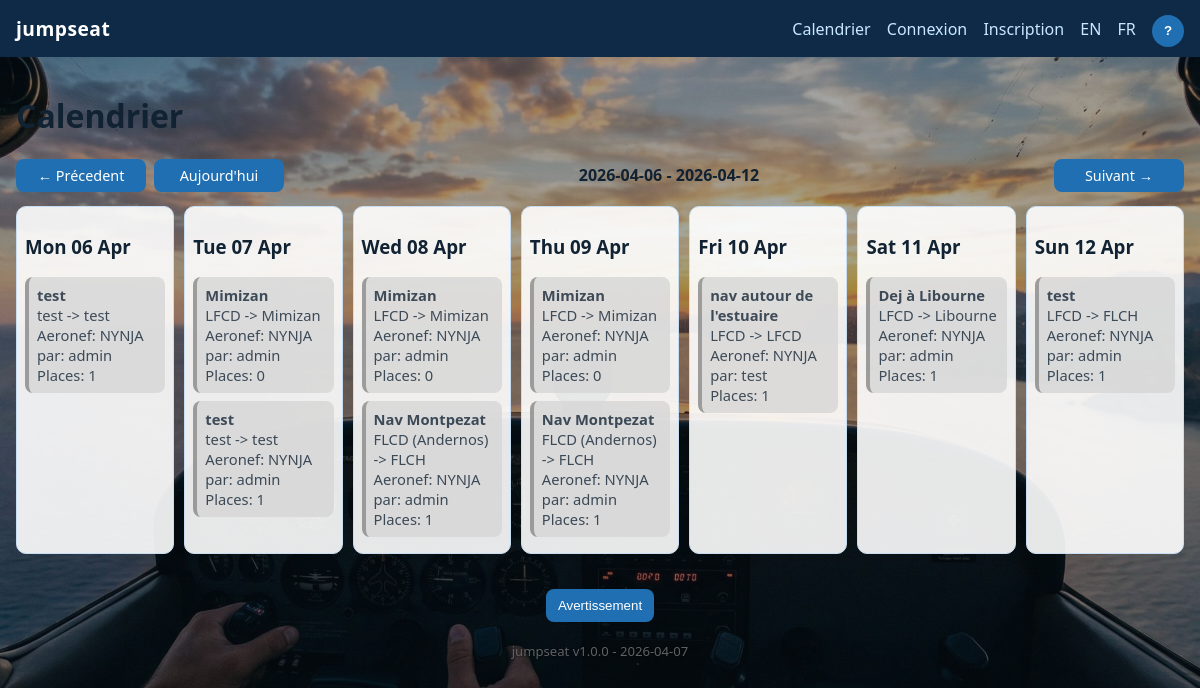
Screenshot of /?action=home&week=-23 with the database file from the repository.
### tables this page shows
CREATE TABLE flights (
            id INTEGER PRIMARY KEY AUTOINCREMENT,
            user_id INTEGER NOT NULL,
            title TEXT NOT NULL,
            origin TEXT NOT NULL,
            destination TEXT NOT NULL,
            aircraft_model TEXT NOT NULL,
            departure_at TEXT NOT NULL,
            return_at TEXT NOT NULL,
            duration_minutes INTEGER NOT NULL,
            seats_available INTEGER NOT NULL,
            additional_info TEXT NULL,
            created_at TEXT NOT NULL,
            updated_at TEXT NOT NULL,
            FOREIGN KEY(user_id) REFERENCES users(id)
        );

CREATE TABLE users (
            id INTEGER PRIMARY KEY AUTOINCREMENT,
            email TEXT NOT NULL UNIQUE,
            password_hash TEXT NOT NULL,
            photo_path TEXT NULL,
            phone TEXT NULL,
            notify_new_flights INTEGER NOT NULL DEFAULT 1,
            is_admin INTEGER NOT NULL DEFAULT 0,
            is_blocked INTEGER NOT NULL DEFAULT 0,
            created_at TEXT NOT NULL
        , username TEXT, aircraft_model_1 TEXT, aircraft_model_2 TEXT, aircraft_model_3 TEXT);

### src/helpers.php (called while the page is built, shortened)
<?php
function tr(string $key): string
{
    $lang = $_SESSION['lang'] ?? 'fr';
    return $dict[$lang][$key] ?? $key;
}
function h(?string $value): string
{
    return htmlspecialchars((string)$value, ENT_QUOTES, 'UTF-8');
}
function photo_url(?string $path): string
{
    $p = trim((string)$path);
    if ($p === '') {
        return '';
    }
    if (str_starts_with($p, 'http://') || str_starts_with($p, 'https://') || str_starts_with($p, 'public/')) {
        return $p;
    }
    return 'public/' . ltrim($p, '/');
}
function week_bounds(int $offset = 0): array
{
    $today = new DateTimeImmutable('today');
    $monday = $today->modify('monday this week')->modify(sprintf('%+d week', $offset));
    $days = [];
    for ($i = 0; $i < 7; $i++) {
        $days[] = $monday->modify("+{$i} day");
    }
    return [$monday, $days];
}

### public/index.php (the view, shortened to what this page needs)
<?php
require __DIR__ . '/../src/helpers.php';
$action = $_GET['action'] ?? 'home';
$pdo = db();
$flash = get_flash();
$user = current_user();
function render_header(string $title, ?array $user, ?string $flash): void
{
    ?>
    <!doctype html>
    <html lang="<?= h($_SESSION['lang'] ?? 'fr') ?>">
    <head>
        <link rel="stylesheet" href="public/assets/styles.css">
    </head>
    <body
      data-lbl-title="<?= h(tr('title')) ?>"
      data-lbl-route="<?= h(tr('route')) ?>"
      data-lbl-aircraft="<?= h(tr('aircraft')) ?>"
      data-lbl-departure="<?= h(tr('departure')) ?>"
      data-lbl-return="<?= h(tr('return')) ?>"
      data-lbl-duration="<?= h(tr('planned_duration_minutes')) ?>"
      data-lbl-seats="<?= h(tr('seats')) ?>"
      data-lbl-by="<?= h(tr('by')) ?>"
      data-lbl-info="<?= h(tr('additional_information')) ?>"
      data-lbl-flight-details="<?= h(tr('flight_details')) ?>"
      data-lbl-no-seat="<?= h(tr('no_seat_available')) ?>"
    >
    <header class="topbar">
        <div class="brand">jumpseat</div>
        <nav>
            <a href="?action=home"><?= h(tr('calendar')) ?></a>
            <?php if ($user): ?>
                <span class="user-pill"><?= h((string)$user['username']) ?></span>
                <a href="?action=flight_edit"><?= h(tr('new_flight')) ?></a>
                <a href="?action=my_flights"><?= h(tr('my_flights')) ?></a>
                <a href="?action=profile"><?= h(tr('profile')) ?></a>
                <?php if ((int)$user['is_admin'] === 1): ?><a href="?action=admin_users"><?= h(tr('admin')) ?></a><?php endif; ?>
                <a href="?action=logout"><?= h(tr('logout')) ?></a>
            <?php else: ?>
                <a href="?action=login"><?= h(tr('login')) ?></a>
                <a href="?action=register"><?= h(tr('register')) ?></a>
            <?php endif; ?>
            <a href="?action=<?= h($GLOBALS['action']) ?>&lang=en">EN</a>
            <a href="?action=<?= h($GLOBALS['action']) ?>&lang=fr">FR</a>
            <button type="button" id="manualBtn" class="topbar-help-btn">?</button>
        </nav>
    </header>
    <main class="container">
    <?php
}
function render_footer(): void
{
    ?>
    </main>
    <div class="footer-actions">
        <button type="button" id="disclaimerBtn" class="btn"><?= h(tr('disclaimer_button')) ?></button>
    </div>
    <div class="app-version">
        <?= h(APP_NAME) ?> <?= h(APP_VERSION) ?> - <?= h(APP_RELEASE_DATE) ?>
    </div>
    </body>
    </html>
    <?php
}
    ?>
    <?php
if ($action === 'home') {
    $weekOffset = (int)($_GET['week'] ?? 0);
    [$monday, $days] = week_bounds($weekOffset);
    $start = $days[0]->setTime(0, 0)->format('Y-m-d H:i:s');
    $end = $days[6]->setTime(23, 59, 59)->format('Y-m-d H:i:s');
    $stmt = $pdo->prepare(
        "SELECT f.*, u.email AS owner_email, u.username AS owner_username, u.photo_path AS owner_photo_path
         FROM flights f
         JOIN users u ON u.id = f.user_id
         WHERE datetime(replace(f.departure_at, 'T', ' ')) <= datetime(:week_end)
           AND datetime(replace(f.return_at, 'T', ' ')) >= datetime(:week_start)
         ORDER BY f.departure_at ASC"
    );
    $stmt->execute(['week_end' => $end, 'week_start' => $start]);
    $flights = $stmt->fetchAll();
    render_header(tr('app_title'), $user, $flash);
    ?>
    <h1><?= h(tr('calendar')) ?></h1>
    <div class="week-nav">
        <div class="week-nav-actions">
            <a class="btn" href="?action=home&week=<?= h((string)($weekOffset - 1)) ?>">&larr; <?= h(tr('week_prev')) ?></a>
            <a class="btn" href="?action=home&week=0"><?= h(tr('today')) ?></a>
        </div>
        <strong><?= h($days[0]->format('Y-m-d')) ?> - <?= h($days[6]->format('Y-m-d')) ?></strong>
        <a class="btn" href="?action=home&week=<?= h((string)($weekOffset + 1)) ?>"><?= h(tr('week_next')) ?> &rarr;</a>
    </div>
    <div class="calendar-grid">
        <?php foreach ($days as $day): ?>
            <section class="day" data-date="<?= h($day->format('Y-m-d')) ?>">
                <h3><?= h($day->format('D d M')) ?></h3>
                <?php foreach ($flights as $f): ?>
                    <?php
                    $dep = new DateTimeImmutable((string)$f['departure_at']);
                    $ret = new DateTimeImmutable((string)$f['return_at']);
                    $inside = $day->setTime(12, 0) >= $dep->setTime(0, 0) && $day->setTime(12, 0) <= $ret->setTime(23, 59);
                    if (!$inside) {
                        continue;
                    }
                    $clickable = $user && (int)$f['seats_available'] > 0;
                    ?>
                    <article
                        class="flight-event <?= $clickable ? 'clickable' : 'disabled' ?>"
                        data-title="<?= h($f['title']) ?>"
                        data-origin="<?= h($f['origin']) ?>"
                        data-destination="<?= h($f['destination']) ?>"
                        data-model="<?= h($f['aircraft_model']) ?>"
                        data-departure="<?= h($f['departure_at']) ?>"
                        data-return="<?= h($f['return_at']) ?>"
                        data-duration="<?= h((string)$f['duration_minutes']) ?>"
                        data-seats="<?= h((string)$f['seats_available']) ?>"
                        data-owner="<?= h((string)$f['owner_username']) ?>"
                        data-photo="<?= h(photo_url((string)$f['owner_photo_path'])) ?>"
                        data-info="<?= h($f['additional_info']) ?>"
                        data-flight-id="<?= h((string)$f['id']) ?>"
                        data-user-id="<?= h((string)$f['user_id']) ?>"
                    >
                        <div><strong><?= h($f['title']) ?></strong></div>
                        <div><?= h($f['origin']) ?> -> <?= h($f['destination']) ?></div>
                        <div><?= h(tr('aircraft')) ?>: <?= h($f['aircraft_model']) ?></div>
                        <div><?= h(tr('by')) ?>: <?= h((string)$f['owner_username']) ?></div>
                        <div><?= h(tr('seats')) ?>: <?= h((string)$f['seats_available']) ?></div>
                    </article>
                <?php endforeach; ?>
            </section>
        <?php endforeach; ?>
    </div>
    <?php
    render_footer();
    exit;
}

### public/assets/styles.css (style rules this page uses)
* { box-sizing: border-box; }
body { margin: 0; font-family: "Segoe UI", Arial, sans-serif; background: linear-gradient(rgba(8, 22, 36, 0.36), rgba(8, 22, 36, 0.36)), url("bg-cockpit-sunset.jpg") center / cover fixed no-repeat; color: #123; }
.topbar { display: flex; justify-content: space-between; align-items: center; background: #0e2a47; color: #fff; padding: 10px 16px; }
.topbar a { color: #c8e8ff; margin-left: 12px; text-decoration: none; }
.topbar-help-btn { margin-left: 12px; width: 32px; height: 32px; padding: 0; border-radius: 50%; font-weight: 700; line-height: 32px; text-align: center; }
.brand { font-size: 1.2rem; font-weight: 700; letter-spacing: .5px; }
.container { max-width: 1200px; margin: 0 auto; padding: 16px; }
input, textarea, button { width: 100%; margin-top: 5px; padding: 9px; border-radius: 8px; border: 1px solid #aac; }
button, .btn { background: #1f6fb2; color: white; border: 0; cursor: pointer; display: inline-block; width: auto; padding: 9px 12px; border-radius: 8px; text-decoration: none; }
.week-nav { display: flex; justify-content: space-between; align-items: center; margin-bottom: 14px; gap: 8px; }
.week-nav .btn { min-width: 130px; padding: 7px 10px; font-size: .9rem; text-align: center; }
.week-nav-actions { display: flex; gap: 8px; }
.calendar-grid { display: grid; grid-template-columns: repeat(7, 1fr); gap: 10px; }
.day { min-height: 260px; background: rgba(255,255,255,.9); border-radius: 10px; padding: 8px; border: 1px solid #c6ddf4; }
.flight-event { background: #cde7ff; border-left: 4px solid #2a7dc3; border-radius: 8px; padding: 8px; margin-bottom: 8px; font-size: .92rem; }
.flight-event.disabled { background: #d7d7d7; border-left-color: #888; opacity: .8; }
.footer-actions { display: flex; justify-content: center; margin: 14px 0 20px; }
.app-version { text-align: center; margin: 0 0 18px; font-size: .82rem; color: #606162; text-shadow: 0 1px 2px rgba(0, 0, 0, .45); }

### rows the page displays
flights: title "test", origin "test", destination "test", aircraft_model "NYNJA", user.username "admin", seats_available "1"
flights: title "Mimizan", origin "LFCD", destination "Mimizan", aircraft_model "NYNJA", user.username "admin", seats_available "0"
flights: title "test", origin "test", destination "test", aircraft_model "NYNJA", user.username "admin", seats_available "1"
flights: title "Nav Montpezat", origin "FLCD (Andernos)", destination "FLCH", aircraft_model "NYNJA", user.username "admin", seats_available "1"
flights: title "nav autour de l'estuaire", origin "LFCD", destination "LFCD", aircraft_model "NYNJA", user.username "test", seats_available "1"
flights: title "Dej à Libourne", origin "LFCD", destination "Libourne", aircraft_model "NYNJA", user.username "admin", seats_available "1"
flights: title "test", origin "LFCD", destination "FLCH", aircraft_model "NYNJA", user.username "admin", seats_available "1"

### other values shown
tr('calendar') "Calendrier"
tr('login') "Connexion"
tr('register') "Inscription"
tr('week_prev') "Précedent"
tr('today') "Aujourd'hui"
$days[0]->format('Y-m-d') "2026-04-06"
$days[6]->format('Y-m-d') "2026-04-12"
tr('week_next') "Suivant"
$day->format('D d M') "Mon 06 Apr"
$day->format('D d M') "Tue 07 Apr"
$day->format('D d M') "Wed 08 Apr"
$day->format('D d M') "Thu 09 Apr"
$day->format('D d M') "Fri 10 Apr"
$day->format('D d M') "Sat 11 Apr"
$day->format('D d M') "Sun 12 Apr"
